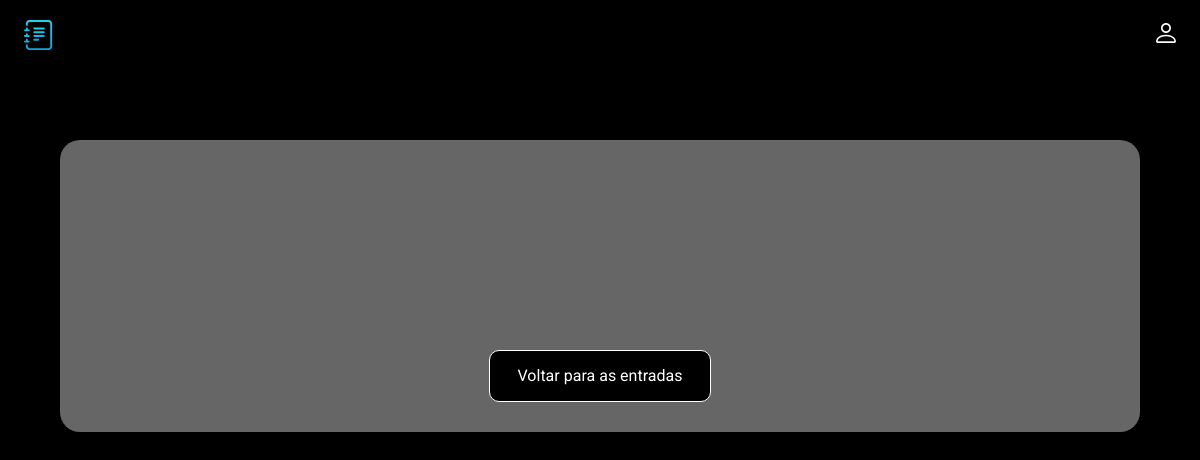
/card/1, run on an earlier commit of the app's database.
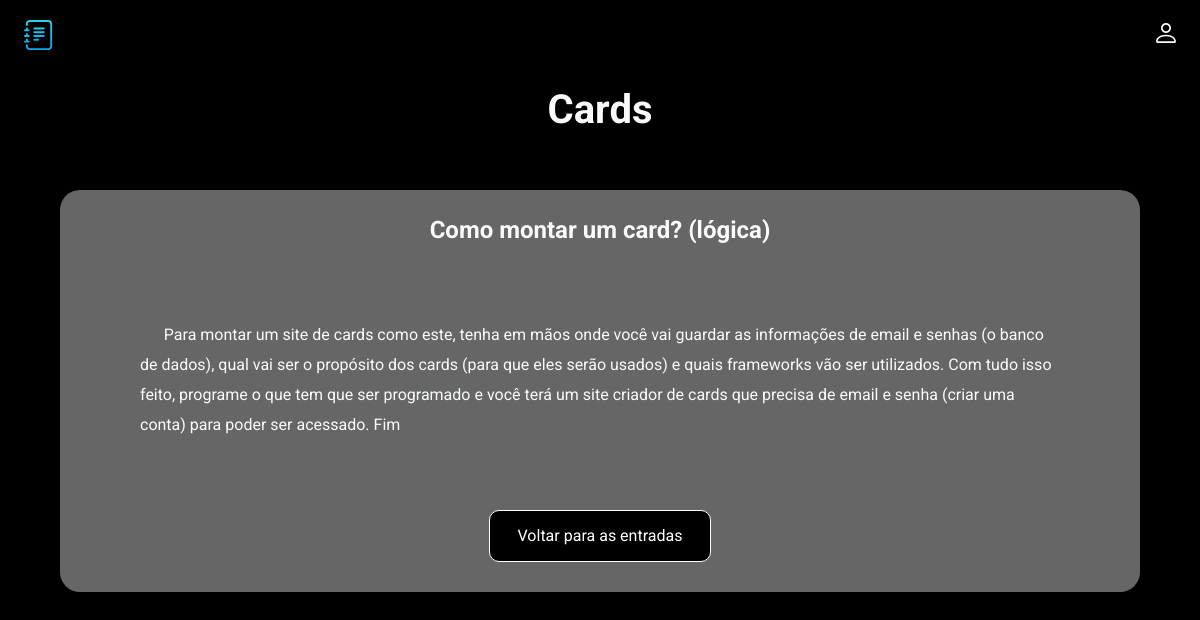
And on a later commit of the database.
### app.py (models this page shows, shortened)
class Card(db.Model):
    id = db.Column(db.Integer, primary_key=True)
    title = db.Column(db.String(100), nullable=False)
    subtitle = db.Column(db.String(300), nullable=False)
    text = db.Column(db.Text, nullable=False)
    user_email = db.Column(db.String(100), nullable=False)

### app.py (the view)
@app.route('/card/<int:id>')
def card(id):
    card = Card.query.get(id)
    return render_template('card.html', card=card)

### templates/card.html (shortened to what this page needs)
<!doctype html>
<html lang="pt-br">
<head>
  <link rel="stylesheet" href="../static/css/style.css">
</head>
<body>
  <header class="header">
    <img src="../static/img/logo.svg" alt="logo" width="30" height="30">
    <ul class="main-list">
        <li class="list__item">
          <a href="">
            <img src="../static/img/login.svg" alt="entrar" width="20" height="20">
          </a>
    </ul>
  </header>
  <main class="main">
    {% block content %}
    <h1 class="main__title">{{card.title}}</h1>
    <div class="main__block">
      <h2 class="main__subtitle">{{card.subtitle}}</h2>
      <div class="main__text">
      {{card.text}}
      </div>
      <a class="main__link" href="/">Voltar para as entradas</a>
    </div>
  </main>
  {% endblock %}
</body>
</html>

### static/css/style.css (style rules this page uses)
:root { --cor-principal: #fff; --cor-do-fundo: #000000; --cor-card: rgba(255, 255, 255, 0.4); }
body { margin: 0; padding: 0; font-family: 'Roboto', sans-serif; font-size: 16px; line-height: 20px; background-color: var(--cor-do-fundo); color: #F8FAFC; }
h1, h2, p { margin: 0; }
img { object-fit: contain; }
a { text-decoration: none; color: inherit; transition: 0.2s; }
ul { list-style: none; margin: 0; padding: 0; }
.header { display: flex; justify-content: space-between; align-items: center; padding: 20px 2%; margin-bottom: 30px; }
.main-list { display: flex; align-items: center; gap: 20px; }
.main__title { font-size: 40px; text-align: center; margin-bottom: 70px; }
.main { padding: 0 5%; }
.main__block { background: var(--cor-card); border-radius: 20px; box-shadow: 0px 4px 10px rgba(0, 0, 0, 0.1); padding: 30px 80px; display: flex; flex-direction: column; align-items: center; }
.main__subtitle { text-align: center; margin-bottom: 50px; }
.main__text { line-height: 30px; margin-bottom: 40px; white-space: pre-wrap; align-self: flex-start; }
.main__link { display: block; border: 1px solid var(--cor-principal); background: var(--cor-do-fundo); border-radius: 10px; color: var(--cor-principal); padding: 15px 10px; font: inherit; width: 200px; text-align: center; cursor: pointer; transition: 0.2s; }

What changed in the data, as far as the page shows it:
added Card: title "Cards", subtitle "Como montar um card? (lógica)", text "Para montar um site de cards como este, tenha em mãos onde você vai guardar as informações de email e senhas (o banco de dados), qual vai ser o propósito dos cards (para que eles serão usados) e quais frameworks vão ser utilizados. Com tudo isso feito, programe o que tem que ser programado e você terá um site criador de cards que precisa de email e senha (criar uma conta) para poder ser acessado. Fim"
